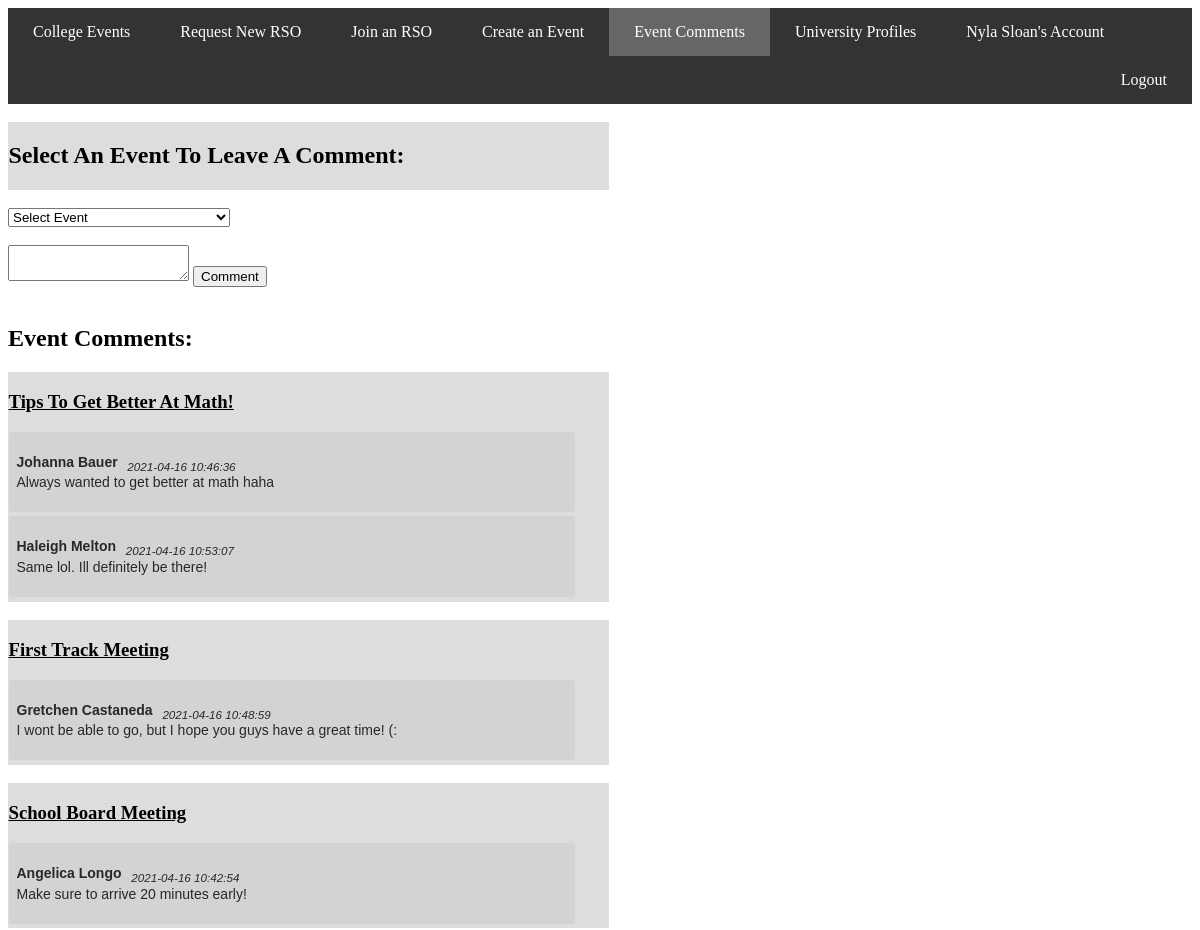
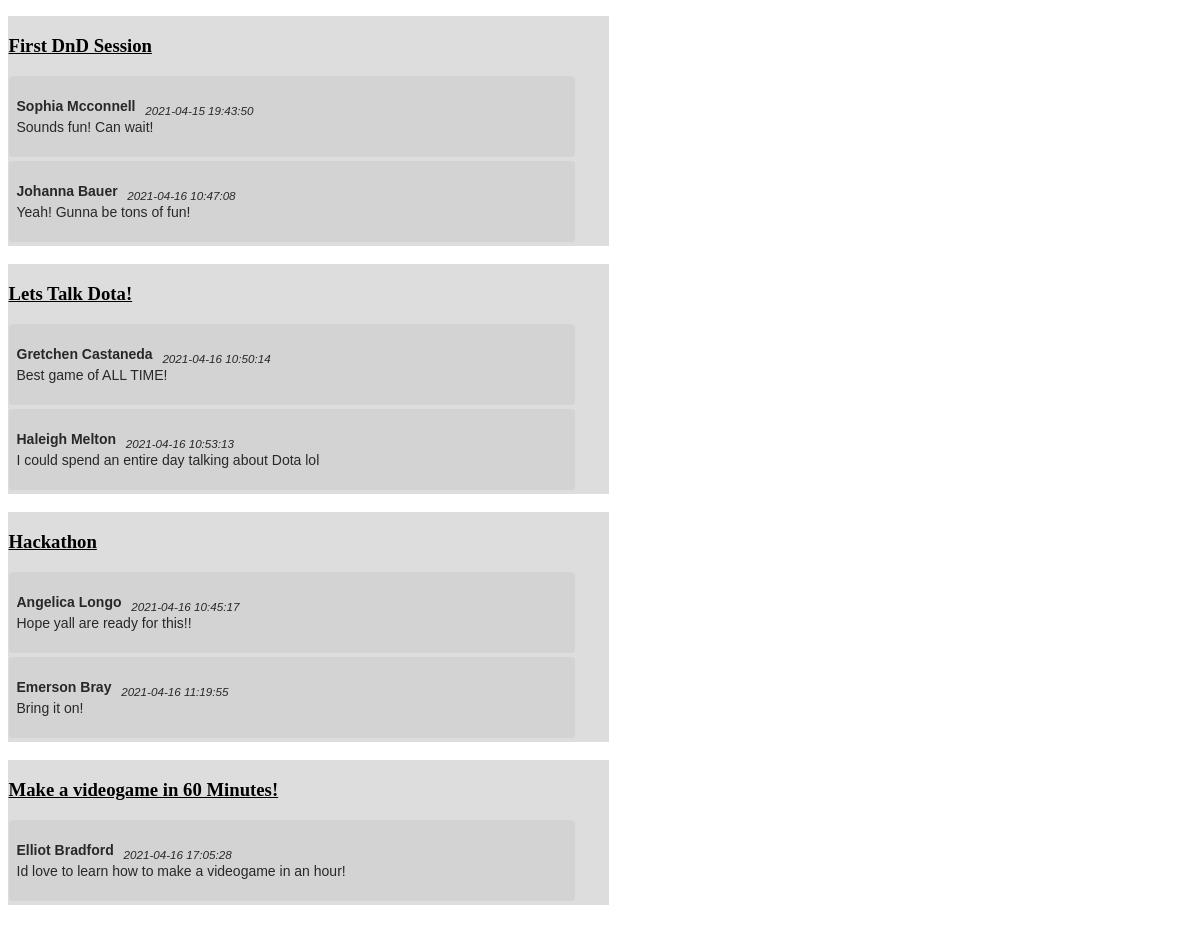
Screenshot of /CollegeEvents/eventComments.php (signed in) with the database file from the repository (2 pictures, top to bottom).
### tables this page shows
CREATE TABLE `users` (
  `id` bigint(20) NOT NULL,
  `user_id` bigint(20) NOT NULL,
  `name` varchar(100) NOT NULL,
  `password` varchar(100) NOT NULL,
  `email` varchar(100) NOT NULL,
  `acc_type` varchar(100) NOT NULL,
  `university` varchar(100) NOT NULL,
  `followingRSOs` varchar(1000) NOT NULL
);

CREATE TABLE `events` (
  `id` int(11) NOT NULL,
  `name` varchar(100) NOT NULL,
  `category` varchar(100) NOT NULL,
  `description` varchar(1000) NOT NULL,
  `eventDateTime` timestamp NOT NULL DEFAULT current_timestamp() ON UPDATE current_timestamp(),
  `location` varchar(1000) NOT NULL,
  `phone_num` varchar(13) NOT NULL,
  `email` varchar(100) NOT NULL,
  `university` varchar(100) NOT NULL,
  `status` varchar(50) NOT NULL,
  `approved` varchar(100) NOT NULL,
  `rso_event` varchar(50) NOT NULL
);

CREATE TABLE `comments` (
  `id` int(11) NOT NULL,
  `user_id` varchar(128) NOT NULL,
  `date` datetime NOT NULL,
  `message` varchar(200) NOT NULL,
  `event` varchar(100) NOT NULL
);

### CollegeEvents/eventComments.php (the view, shortened to what this page needs)
<?php
		include("connection.php");
		include("functions.php");
		$user_data = check_login($con);
		$userName = $user_data['name'];
 ?>
 <!DOCTYPE html>
 <html>
 <head>
 </head>
 <body>
	<div class="navbar">
	  <a href="index.php">College Events</a>
	  <a href="newRSO.php">Request New RSO</a>
	  <a href="joinRSO.php">Join an RSO</a>
	  <a href="newEvent.php">Create an Event</a>
	  <a href="eventComments.php" class="active">Event Comments</a>
	  <a href="uniProfile.php">University Profiles</a>
	  <a href="account.php"> <?php echo $user_data['name']; ?>'s Account</a>
	  <a href="logout.php" class="right">Logout</a>
	</div><br>
 	<?php
	echo "
	<div class='color'>
 		<h2>Select An Event To Leave A Comment:</h2>
 	</div>
		<form method='POST' action='".setComments($con)."'>
				<input type='hidden' name='user_id' value='".$user_data['name']."'>
		 		<input type='hidden' name='date' value='".date('Y-m-d H:i:s')."'><br>
		 		<select name='event'>
					<option selected disabled hidden>Select Event</option>";
		echo   "</select> <br><br>
				<textarea name='message'></textarea>
		 		<button type='submit' name='commentSubmit'>Comment</button>
	 		</form>";
 		echo "<br>
 		<h2>Event Comments:</h2>";
 		$query = "SELECT * FROM events WHERE approved='Yes'";
		$result = mysqli_query($con,$query);
		if(mysqli_num_rows($result) > 0){
			while($data = mysqli_fetch_assoc($result)){
				echo "<div class='color'>";
					print "<h3><u>" . $data['name'] . "</u></h3>";
					getComments($con,$data['name'],$userName);
				echo "</div>";
				echo "<br>";
			}
		}
 	?>
 </body>
 </html>

### CollegeEvents/functions.php (shortened to what this page needs)
<?php
function check_login($con){
	if(isset($_SESSION['userID'])){
		$id = $_SESSION['userID'];
		$query = "SELECT * FROM users where user_id = '$id' limit 1";
		$result = mysqli_query($con, $query);
		if($result && mysqli_num_rows($result) > 0){
			$user_data = mysqli_fetch_assoc($result);
			return $user_data;
		}
	}
	die;
}
function getComments($con,$event,$userName){
	$sql = "SELECT * FROM comments WHERE event='$event'";
	$result = mysqli_query($con,$sql);
	while($row = mysqli_fetch_assoc($result)){
		echo "<div class='comment-box'><p>";
			echo "<strong>".$row['user_id']."</strong>";
			echo "<i><sub>&nbsp&nbsp&nbsp".$row['date']."</sub></i><br>";
			echo nl2br($row['message']);
			echo "</p>";
		echo "</div>";
	}
}

### CollegeEvents/eventComments.php (style rules this page uses)
.color { background-color: #ddd; width: 600px; padding: .5px; }
.navbar { overflow: hidden; background-color: #333; position: sticky; position: -webkit-sticky; }
.navbar a { float: left; display: block; color: white; text-align: center; padding: 15px 25px; text-decoration: none; }
.navbar a.active { background-color: #666; color: white; }
.navbar a.right { float: right; }
.comment-box { width: 550px; padding: 8px; margin-bottom: 4px; background-color: lightgrey; border-radius: 4px; position: relative; }
.comment-box p { font-family: arial; font-size: 14px; line-height: 16px; color: #282828; font-weight: 100; }

### rows the page displays
users: name "Nyla Sloan"
events: name "Tips To Get Better At Math!"
comments: user "Johanna Bauer", date "2021-04-16 10:46:36", message "Always wanted to get better at math haha"
comments: user "Haleigh Melton", date "2021-04-16 10:53:07", message "Same lol. Ill definitely be there!"
events: name "First Track Meeting"
comments: user "Gretchen Castaneda", date "2021-04-16 10:48:59", message "I wont be able to go, but I hope you guys have a great time! (:"
events: name "School Board Meeting"
comments: user "Angelica Longo", date "2021-04-16 10:42:54", message "Make sure to arrive 20 minutes early!"
events: name "First DnD Session"
comments: user "Sophia Mcconnell", date "2021-04-15 19:43:50", message "Sounds fun! Can wait!"
comments: user "Johanna Bauer", date "2021-04-16 10:47:08", message "Yeah! Gunna be tons of fun!"
events: name "Lets Talk Dota!"
comments: user "Gretchen Castaneda", date "2021-04-16 10:50:14", message "Best game of ALL TIME!"
comments: user "Haleigh Melton", date "2021-04-16 10:53:13", message "I could spend an entire day talking about Dota lol"
events: name "Hackathon"
comments: user "Angelica Longo", date "2021-04-16 10:45:17", message "Hope yall are ready for this!!"
comments: user "Emerson Bray", date "2021-04-16 11:19:55", message "Bring it on!"
events: name "Make a videogame in 60 Minutes!"
comments: user "Elliot Bradford", date "2021-04-16 17:05:28", message "Id love to learn how to make a videogame in an hour!"
